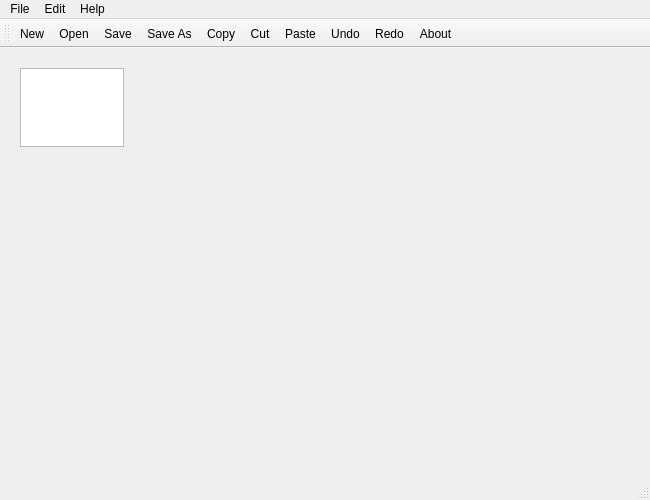
<?xml version="1.0" encoding="UTF-8"?>
<ui version="4.0">
 <class>MainWindow</class>
 <widget class="QMainWindow" name="MainWindow">
  <property name="geometry">
   <rect>
    <x>0</x>
    <y>0</y>
    <width>650</width>
    <height>500</height>
   </rect>
  </property>
  <property name="windowTitle">
   <string>QPad</string>
  </property>
  <widget class="QWidget" name="centralWidget">
   <widget class="QTextEdit" name="textEdit">
    <property name="geometry">
     <rect>
      <x>20</x>
      <y>20</y>
      <width>104</width>
      <height>79</height>
     </rect>
    </property>
   </widget>
  </widget>
  <widget class="QMenuBar" name="menuBar">
   <property name="geometry">
    <rect>
     <x>0</x>
     <y>0</y>
     <width>650</width>
     <height>22</height>
    </rect>
   </property>
   <widget class="QMenu" name="menuFile">
    <property name="title">
     <string>File</string>
    </property>
    <addaction name="actionNew"/>
    <addaction name="actionOpen"/>
    <addaction name="separator"/>
    <addaction name="actionSave"/>
    <addaction name="actionSave_As"/>
   </widget>
   <widget class="QMenu" name="menuEdit">
    <property name="title">
     <string>Edit</string>
    </property>
    <addaction name="actionCopy"/>
    <addaction name="actionCut"/>
    <addaction name="actionPaste"/>
    <addaction name="separator"/>
    <addaction name="actionUndo"/>
    <addaction name="actionRedo"/>
   </widget>
   <widget class="QMenu" name="menuHelp">
    <property name="title">
     <string>Help</string>
    </property>
    <addaction name="actionAbout"/>
   </widget>
   <addaction name="menuFile"/>
   <addaction name="menuEdit"/>
   <addaction name="menuHelp"/>
  </widget>
  <widget class="QToolBar" name="mainToolBar">
   <attribute name="toolBarArea">
    <enum>TopToolBarArea</enum>
   </attribute>
   <attribute name="toolBarBreak">
    <bool>false</bool>
   </attribute>
   <addaction name="actionNew"/>
   <addaction name="actionOpen"/>
   <addaction name="actionSave"/>
   <addaction name="actionSave_As"/>
   <addaction name="actionCopy"/>
   <addaction name="actionCut"/>
   <addaction name="actionPaste"/>
   <addaction name="actionUndo"/>
   <addaction name="actionRedo"/>
   <addaction name="actionAbout"/>
  </widget>
  <widget class="QStatusBar" name="statusBar"/>
  <action name="actionNew">
   <property name="icon">
    <iconset resource="appresources.qrc">
     <normaloff>:/Images/src/icons/new_file.png</normaloff>:/Images/src/icons/new_file.png</iconset>
   </property>
   <property name="text">
    <string>New</string>
   </property>
  </action>
  <action name="actionOpen">
   <property name="icon">
    <iconset resource="appresources.qrc">
     <normaloff>:/Images/src/icons/open.png</normaloff>:/Images/src/icons/open.png</iconset>
   </property>
   <property name="text">
    <string>Open</string>
   </property>
  </action>
  <action name="actionSave">
   <property name="icon">
    <iconset resource="appresources.qrc">
     <normaloff>:/Images/src/icons/save.png</normaloff>:/Images/src/icons/save.png</iconset>
   </property>
   <property name="text">
    <string>Save</string>
   </property>
  </action>
  <action name="actionSave_As">
   <property name="icon">
    <iconset resource="appresources.qrc">
     <normaloff>:/Images/src/icons/save_as.png</normaloff>:/Images/src/icons/save_as.png</iconset>
   </property>
   <property name="text">
    <string>Save As</string>
   </property>
  </action>
  <action name="actionCopy">
   <property name="icon">
    <iconset resource="appresources.qrc">
     <normaloff>:/Images/src/icons/copy.png</normaloff>:/Images/src/icons/copy.png</iconset>
   </property>
   <property name="text">
    <string>Copy</string>
   </property>
  </action>
  <action name="actionCut">
   <property name="icon">
    <iconset resource="appresources.qrc">
     <normaloff>:/Images/src/icons/cut.png</normaloff>:/Images/src/icons/cut.png</iconset>
   </property>
   <property name="text">
    <string>Cut</string>
   </property>
  </action>
  <action name="actionPaste">
   <property name="icon">
    <iconset resource="appresources.qrc">
     <normaloff>:/Images/src/icons/paste.png</normaloff>:/Images/src/icons/paste.png</iconset>
   </property>
   <property name="text">
    <string>Paste</string>
   </property>
  </action>
  <action name="actionUndo">
   <property name="icon">
    <iconset resource="appresources.qrc">
     <normaloff>:/Images/src/icons/arrow_undo.png</normaloff>:/Images/src/icons/arrow_undo.png</iconset>
   </property>
   <property name="text">
    <string>Undo</string>
   </property>
  </action>
  <action name="actionRedo">
   <property name="icon">
    <iconset resource="appresources.qrc">
     <normaloff>:/Images/src/icons/arrow_redo.png</normaloff>:/Images/src/icons/arrow_redo.png</iconset>
   </property>
   <property name="text">
    <string>Redo</string>
   </property>
  </action>
  <action name="actionAbout">
   <property name="icon">
    <iconset resource="appresources.qrc">
     <normaloff>:/Images/src/icons/info.png</normaloff>:/Images/src/icons/info.png</iconset>
   </property>
   <property name="text">
    <string>About</string>
   </property>
  </action>
 </widget>
 <layoutdefault spacing="6" margin="11"/>
 <resources>
  <include location="appresources.qrc"/>
 </resources>
 <connections/>
</ui>
